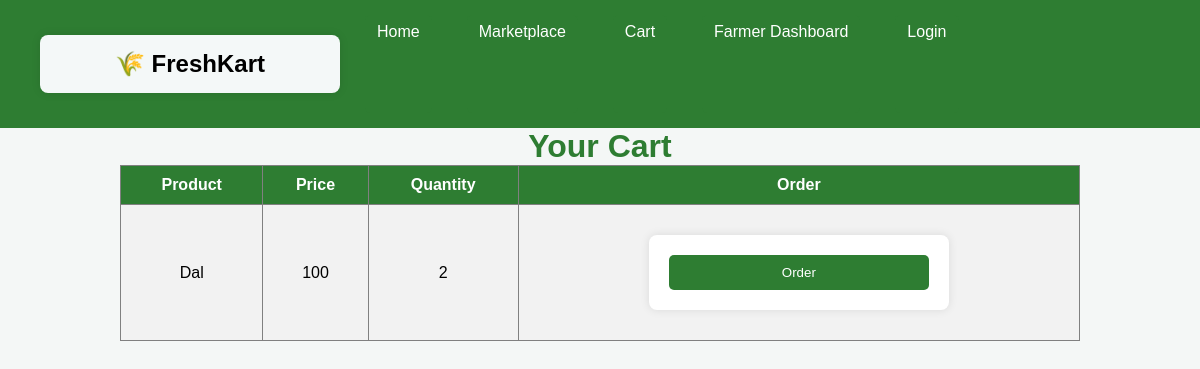
Screenshot of /cart (signed in) with the database file from the repository.
### tables this page shows
CREATE TABLE orders(
        id INTEGER PRIMARY KEY AUTOINCREMENT,
        user_id INTEGER,
        product_id INTEGER,
        quantity INTEGER,
        status TEXT
    );

CREATE TABLE products(
        id INTEGER PRIMARY KEY AUTOINCREMENT,
        farmer_id INTEGER,
        name TEXT,
        price INTEGER,
        quantity INTEGER,
        image TEXT
    );

### app.py (the view)
@app.route("/cart")
def cart():
    conn = get_db()
    cur = conn.cursor()
    cur.execute("""
    SELECT orders.id,products.name,products.price,orders.quantity
    FROM orders
    JOIN products ON orders.product_id=products.id
    WHERE orders.user_id=? AND orders.status='cart'
    """,(session["user_id"],))
    items = cur.fetchall()
    return render_template("cart.html",items=items)

### app.py (called while the page is built)
def get_db():
    conn = sqlite3.connect("database.db")
    conn.row_factory = sqlite3.Row
    return conn

### templates/cart.html (shortened to what this page needs)
<!DOCTYPE html>
<html>
<head>
    {% include "navbar.html" %}
    <link rel="stylesheet" href="{{ url_for('static', filename='style.css') }}">
</head>
<body>
<h1>Your Cart</h1>
<table border="1">
<tr>
<th>Product</th>
<th>Price</th>
<th>Quantity</th>
<th>Order</th>
</tr>
{% for item in items %}
<tr>
<td>{{item[1]}}</td>
<td>{{item[2]}}</td>
<td>{{item[3]}}</td>
<td>
<form action="/place_order/{{item[0]}}" method="POST">
<button type="submit">Order</button>
</form>
</td>
</tr>
{% endfor %}
</table>
</body>
</html>

### static/style.css (style rules this page uses)
body { font-family: Arial, Helvetica, sans-serif; margin:0; padding:0; background:#f4f7f6; }
h1 { text-align:center; color:#2e7d32; }
form { background:white; padding:20px; width:300px; border-radius:8px; box-shadow:0px 0px 10px rgba(0,0,0,0.1); margin:20px auto; }
button { background:#2e7d32; color:white; border:none; padding:10px; width:100%; border-radius:5px; cursor:pointer; }
table { width:80%; margin:auto; border-collapse:collapse; background:white; }
th { background:#2e7d32; color:white; padding:10px; }
td { padding:10px; text-align:center; }
tr:nth-child(even) { background:#f2f2f2; }
* { margin:0; padding:0; box-sizing:border-box; }
body { font-family:Arial, Helvetica, sans-serif; }

### rows the page displays
orders: name "Dal", price "100", quantity "2"
